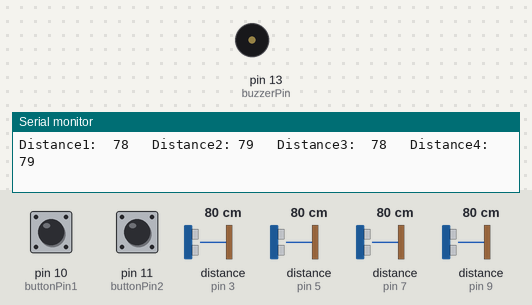
Recording of a sketch running on a simulated Arduino Uno, built with avr-gcc and run on an emulated ATmega328P. On the bench: buzzer (waves = sounding, pin HIGH), the last lines printed to the serial monitor. Wiring (inferred from the names in the program): 4 × ultrasonic range finder: trigger pin 2, echo pin 3 / trigger pin 4, echo pin 5 / trigger pin 6, echo pin 7 / trigger pin 8, echo pin 9. Inputs (shaded band) come from the test bench; at power-on: distance to the obstacle (sensors on pin 3, pin 5, pin 7, pin 9) 80 cm, pin 10 (buttonPin1) LOW, pin 11 (buttonPin2) LOW. The echo pulse lasts 58.3 µs per cm; pins used as bus, display or sensor lines are not drawn.

Above: at 1.3 s.
1.4 s: distance to the obstacle (sensor on pin 3) set to 34 cm
2.9 s: distance to the obstacle (sensor on pin 3) set to 29 cm
At 4.5 s:
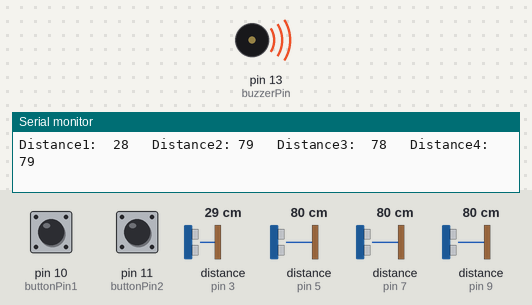
Timing chart, 0 to 6.0 s (numbered marks = the images above; inputs shaded):
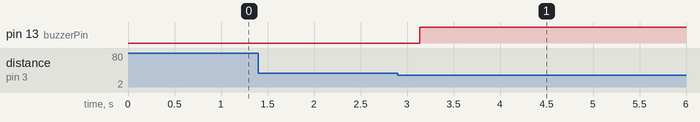

The sketch:

arduino_code.ino
```cpp
//*
//auther: Abdullah Al Masum        Date: 21 June,2021
//*

// defines pins numbers
const int trigPin1 = 2;       //defining echo sensor pins  1
const int echoPin1 = 3;
const int trigPin2 = 4;      //defining echo sensor pins 2
const int echoPin2 = 5;
const int trigPin3 = 6;      //defining echo sensor pins 3
const int echoPin3 = 7;
const int trigPin4 = 8;      //defining echo sensor  pins 4
const int echoPin4 = 9;
const int buttonPin1 = 10;   // defining push_btn1 pin
const int buttonPin2 = 11;   // defining push_btn1 pin
const int ledLight = 12;     // defining LED Pin
const int buzzerPin= 13;     // defining Buzzer pin

// defines variables
long duration1;           //defining echo sensor varables 1
int distance1;
long duration2;           //defining echo sensor varables 2
int distance2;
long duration3;           //defining echo sensor varables 3
int distance3;
long duration4;           //defining echo sensor varables 4
int distance4;
int buttonState1,buttonState2;

void setup() {
      pinMode(buzzerPin, OUTPUT);
      pinMode(trigPin1, OUTPUT);   // Sets the trigPin as an Output 1
      pinMode(echoPin1, INPUT);    // Sets the echoPin as an Input  1
      pinMode(trigPin2, OUTPUT);   // Sets the trigPin as an Output 2
      pinMode(echoPin2, INPUT);    // Sets the echoPin as an Input  2
      pinMode(trigPin3, OUTPUT);   // Sets the trigPin as an Output 3
      pinMode(echoPin3, INPUT);    // Sets the echoPin as an Input  3
      pinMode(trigPin4, OUTPUT);   // Sets the trigPin as an Output 4
      pinMode(echoPin4, INPUT);    // Sets the echoPin as an Input  4

      // initialize the pushbutton pin as an input:
      pinMode(buttonPin1, INPUT);
      pinMode(buttonPin2, INPUT);
      // Starts the serial communication
      Serial.begin(9600);   // setting the braud rate
}

void loop() {
    buttonState1 = digitalRead(buttonPin1);
    buttonState2 = digitalRead(buttonPin2);

    if(buttonState1 == HIGH && buttonState2 == HIGH){
        buzzbuzz(120); // 120 cm
    }else if(buttonState1 == HIGH && buttonState2 == LOW){
        buzzbuzz(90);  // 90 cm
    }
    else if(buttonState1 == LOW && buttonState2 == HIGH){
        buzzbuzz(60);  // 60 cm
    }
    else{
        buzzbuzz(30);  // 30 cm  Default
    }
}

void buzzbuzz(int safeDistance){
      // Clears the trigPin
      digitalWrite(trigPin1, LOW);
      delayMicroseconds(2);
      digitalWrite(trigPin1, HIGH);      // Sets the trigPin on HIGH state for 10 micro seconds
      delayMicroseconds(10);
      digitalWrite(trigPin1, LOW);
      duration1 = pulseIn(echoPin1, HIGH);// Reads the echoPin, returns the sound wave travel time in microseconds
      distance1= duration1*0.034/2;       // Calculating the distance. Here,multiplying (0.034/2) is for calibrating

      digitalWrite(trigPin2, LOW);
      delayMicroseconds(2);
      digitalWrite(trigPin2, HIGH);      // Sets the trigPin on HIGH state for 10 micro seconds
      delayMicroseconds(10);
      digitalWrite(trigPin2, LOW);
      duration2 = pulseIn(echoPin2, HIGH);// Reads the echoPin, returns the sound wave travel time in microseconds
      distance2= duration2*0.034/2;       // Calculating the distance. Here,multiplying (0.034/2) is for calibrating

      digitalWrite(trigPin3, LOW);
      delayMicroseconds(2);
      digitalWrite(trigPin3, HIGH);       // Sets the trigPin on HIGH state for 10 micro seconds
      delayMicroseconds(10);
      digitalWrite(trigPin3, LOW);
      duration3 = pulseIn(echoPin3, HIGH); // Reads the echoPin, returns the sound wave travel time in microseconds
      distance3= duration3*0.034/2;        // Calculating the distance. Here,multiplying (0.034/2) is for calibrating

      digitalWrite(trigPin4, LOW);
      delayMicroseconds(2);
      digitalWrite(trigPin4, HIGH);       // Sets the trigPin on HIGH state for 10 micro seconds
      delayMicroseconds(10);
      digitalWrite(trigPin4, LOW);
      duration4 = pulseIn(echoPin4, HIGH);   // Reads the echoPin, returns the sound wave travel time in microseconds
      distance4= duration4*0.034/2;          // Calculating the distance. Here,multiplying (0.034/2) is for calibrating

      if ( distance1 <= safeDistance || distance2 <= safeDistance || distance3 <= safeDistance || distance4 <= safeDistance)
      {
          // turn BUZZER on and RED LIGHT on
          digitalWrite(buzzerPin, HIGH);
          digitalWrite(ledLight, HIGH);
      } else {
          // turn buzzer off and RED LIGHT off:
          digitalWrite(buzzerPin, LOW);
          digitalWrite(ledLight, LOW);
       }

      // Prints the distance on the Serial Monitor
      // This part can be omitted
      Serial.print("Distance1:  " );
      Serial.print(distance1);
      Serial.print("\t Distance2: ");
      Serial.print(distance2);
      Serial.print("\t Distance3:  " );
      Serial.print(distance3);
      Serial.print("\t Distance4: ");
      Serial.print(distance4);
      Serial.println();
      delay(500);
}
```

Measured:
- the behaviour switches between 32 and 31 cm on distance to the obstacle (sensor on pin 3) (found by bisection; images 0 and 1)
- after the input at 2.9 s, pin 13 (buzzerPin): LOW → HIGH after 0.24 s
